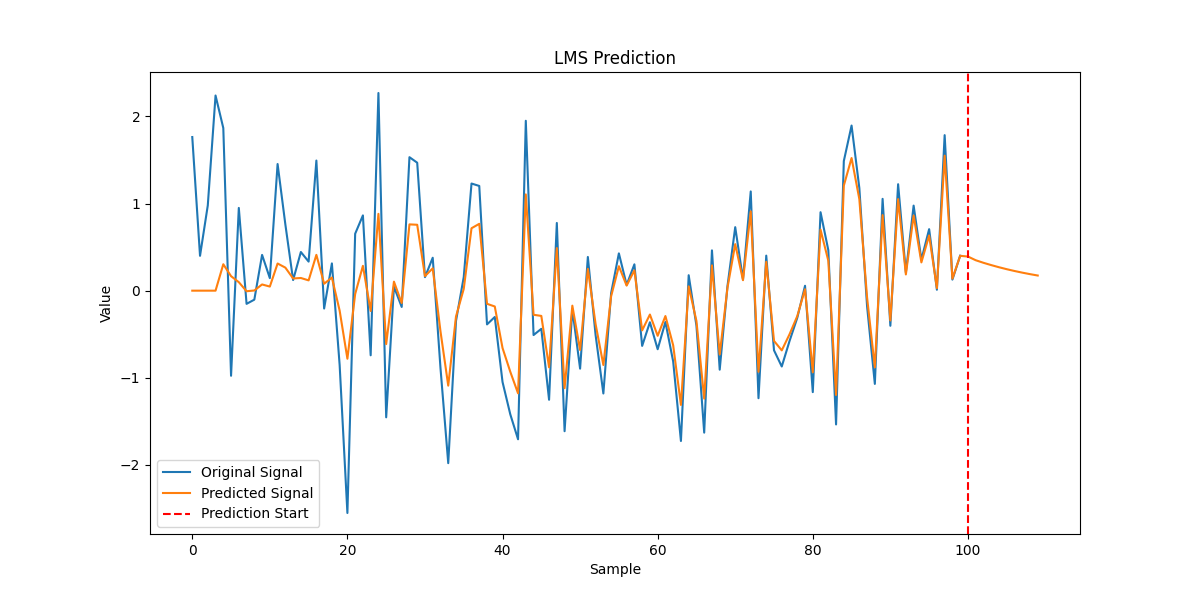

Python code for this plot:
import numpy as np
import matplotlib.pyplot as plt

def lms_predict(x, d, mu, num_coeffs, num_predictions):
    n_samples = len(d)
    w = np.zeros(num_coeffs)  # フィルタ係数の初期化
    y = np.zeros(n_samples + num_predictions)  # 出力信号の初期化
    e = np.zeros(n_samples)   # エラー信号の初期化

    # LMSアルゴリズムによるフィルタ係数の更新
    for n in range(num_coeffs, n_samples):
        x_n = x[n:n-num_coeffs:-1]  # 現在の入力ベクトル
        y[n] = np.dot(w, x_n)       # フィルタの出力
        e[n] = d[n] - y[n]          # エラー計算
        w += 2 * mu * e[n] * x_n    # フィルタ係数の更新

    # 予測ステップ
    for n in range(n_samples, n_samples + num_predictions):
        x_n = y[n-1:n-num_coeffs-1:-1]  # 予測のための入力ベクトル
        y[n] = np.dot(w, x_n)           # 予測値の計算

    return y, w, e

# データの生成
np.random.seed(0)
n_samples = 100
num_coeffs = 3
num_predictions = 10
x = np.random.randn(n_samples + num_predictions)
d = x[:n_samples]  # 目的信号

# LMSアルゴリズムを使用した予測
mu = 0.01  # ステップサイズ
y, w, e = lms_predict(x, d, mu, num_coeffs, num_predictions)

# 結果のプロット
plt.figure(figsize=(12, 6))

# 元の信号
plt.plot(range(len(d)), d, label='Original Signal')
# 予測信号
plt.plot(range(len(y)), y, label='Predicted Signal')

# 予測部分の強調表示
plt.axvline(n_samples, color='r', linestyle='--', label='Prediction Start')
plt.title('LMS Prediction')
plt.xlabel('Sample')
plt.ylabel('Value')
plt.legend()
plt.show()
